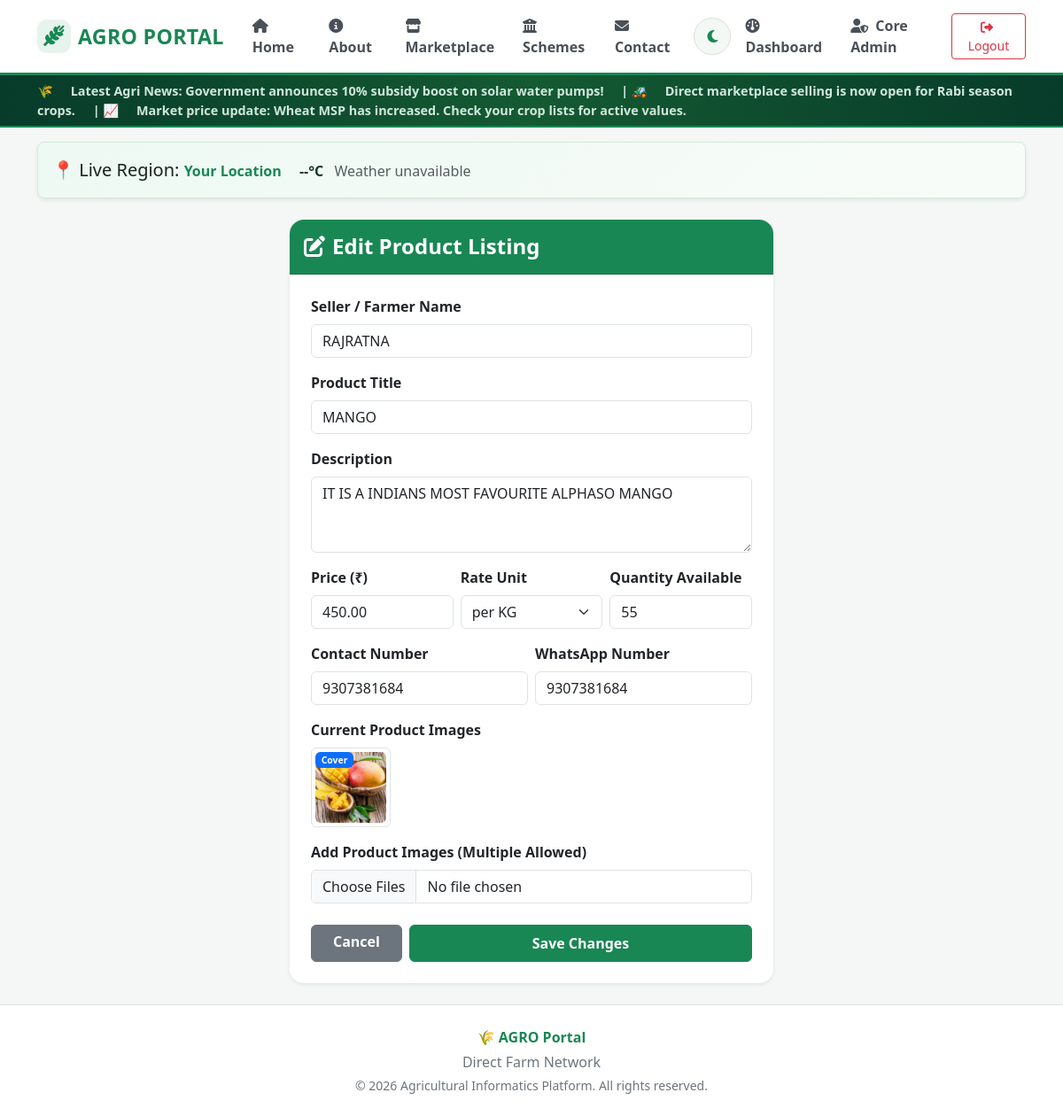
Page /product/2/edit/ (signed in) on the committed database.
### core/models.py (models this page shows, shortened)
class Product(models.Model):
    UNIT_CHOICES = [
        ('kg', 'per KG'),
        ('gram', 'per Gram'),
        ('quintal', 'per Quintal'),
        ('ton', 'per Ton'),
        ('piece', 'per Piece'),
        ('pack', 'per Pack'),
    ]
    farmer = models.ForeignKey(User, on_delete=models.CASCADE, related_name='products')
    seller_name = models.CharField(max_length=150, blank=True, null=True, help_text="Custom name for the seller/farmer")
    title = models.CharField(max_length=200)
    description = models.TextField()
    price = models.DecimalField(max_digits=10, decimal_places=2)
    unit = models.CharField(max_length=20, choices=UNIT_CHOICES, default='kg')
    quantity = models.CharField(max_length=100)
    contact_number = models.CharField(max_length=15, blank=True, null=True)
    whatsapp_number = models.CharField(max_length=15, blank=True, null=True)
    product_image = models.ImageField(upload_to='products/', blank=True, null=True)
    created_at = models.DateTimeField(auto_now_add=True)
    @property
    def get_seller_name(self):
        if self.seller_name and self.seller_name.strip():
            return self.seller_name
        full_name = self.farmer.get_full_name()
        return full_name if full_name.strip() else self.farmer.username

### core/views.py (the view, shortened to what this page needs)
# urls.py: path('product/<int:product_id>/edit/', views.edit_product_view, name='edit_product'),
@login_required
def edit_product_view(request, product_id):
    product = get_object_or_404(Product, id=product_id)
    if product.farmer != request.user and not is_admin(request.user):
        messages.error(request, "You do not have permission to edit this listing.")
        return redirect('marketplace')
    return render(request, 'core/edit_product.html', {'product': product})

### core/templates/core/edit_product.html (shortened to what this page needs)
{% extends 'core/base.html' %}
{% block content %}
<div class="row justify-content-center">
    <div class="col-md-8 col-lg-6">
        <div class="card border-0 shadow-sm rounded-4 overflow-hidden bg-white">
            <div class="card-header bg-success text-white py-3">
                <h4 class="fw-bold mb-0">
                    <i class="fa-solid fa-pen-to-square me-2"></i>Edit Product Listing
                </h4>
            </div>
            <div class="card-body p-4">
                <form method="POST" enctype="multipart/form-data">
                    <div class="mb-3">
                        <label class="form-label fw-bold">Seller / Farmer Name</label>
                        <input type="text" name="seller_name" class="form-control" value="{{ product.seller_name|default:product.get_seller_name }}" placeholder="Enter seller or business name">
                    </div>
                    <div class="mb-3">
                        <label class="form-label fw-bold">Product Title</label>
                        <input type="text" name="title" value="{{ product.title }}" class="form-control" required>
                    </div>
                    <div class="mb-3">
                        <label class="form-label fw-bold">Description</label>
                        <textarea name="description" class="form-control" rows="3" required>{{ product.description }}</textarea>
                    </div>
                    <div class="row g-2 mb-3">
                        <div class="col-md-4">
                            <label class="form-label fw-bold">Price (₹)</label>
                            <input type="number" step="0.01" name="price" value="{{ product.price }}" class="form-control" required>
                        </div>
                        <div class="col-md-4">
                            <label class="form-label fw-bold">Rate Unit</label>
                            <select name="unit" class="form-select">
                                <option value="kg" {% if product.unit == 'kg' %}selected{% endif %}>per KG</option>
                            </select>
                        </div>
                        <div class="col-md-4">
                            <label class="form-label fw-bold">Quantity Available</label>
                            <input type="text" name="quantity" value="{{ product.quantity }}" class="form-control" placeholder="e.g. 50" required>
                        </div>
                    </div>
                    <div class="row g-2 mb-3">
                        <div class="col-md-6">
                            <label class="form-label fw-bold">Contact Number</label>
                            <input type="tel" name="contact_number" value="{{ product.contact_number|default:'' }}" class="form-control" required>
                        </div>
                        <div class="col-md-6">
                            <label class="form-label fw-bold">WhatsApp Number</label>
                            <input type="tel" name="whatsapp_number" value="{{ product.whatsapp_number|default:'' }}" class="form-control">
                        </div>
                    </div>
                    {% if product.images.all or product.product_image %}
                        <div class="mb-3">
                            <label class="form-label fw-bold d-block">Current Product Images</label>
                            <div class="d-flex gap-2 flex-wrap">
                                {% if product.product_image %}
                                    <div class="position-relative border rounded p-1">
                                        <img src="{{ product.product_image.url }}" class="rounded" style="width: 80px; height: 80px; object-fit: cover;">
                                        <span class="badge bg-primary position-absolute top-0 start-0 m-1" style="font-size: 0.65rem;">Cover</span>
                                    </div>
                                {% endif %}
                            </div>
                        </div>
                    {% endif %}
                    <div class="mb-4">
                        <label class="form-label fw-bold">Add Product Images (Multiple Allowed)</label>
                        <input type="file" name="images" class="form-control" accept="image/*" multiple>
                    </div>
                    <div class="d-flex gap-2">
                        <a href="{% url 'marketplace' %}" class="btn btn-secondary px-4 fw-bold">Cancel</a>
                        <button type="submit" class="btn btn-success flex-grow-1 fw-bold py-2">Save Changes</button>
                    </div>
                </form>
            </div>
        </div>
    </div>
</div>
{% endblock %}

### core/templates/core/base.html (style rules this page uses)
:root { --agro-green: #198754; --agro-dark-green: #073b2a; --agro-light-green: #eef9f3; --body-bg: #f4f7f5; --card-bg: #ffffff; --text-main: #17221d; --text-muted: #6c757d; --border-color: #dcebe2; --navbar-bg: #ffffff; --footer-bg: #ffffff; }
body { background-color: var(--body-bg); color: var(--text-main); font-family: 'Segoe UI', Tahoma, Geneva, Verdana, sans-serif; transition: background-color 0.35s ease, color 0.35s ease; min-height: 100vh; }

### rows in the picture
Product: seller_name "RAJRATNA", title "MANGO", description "IT IS A INDIANS MOST FAVOURITE ALPHASO MANGO", price "450.00", unit "per KG", quantity "55", contact_number "9307381684", whatsapp_number "9307381684", product_image (picture)
